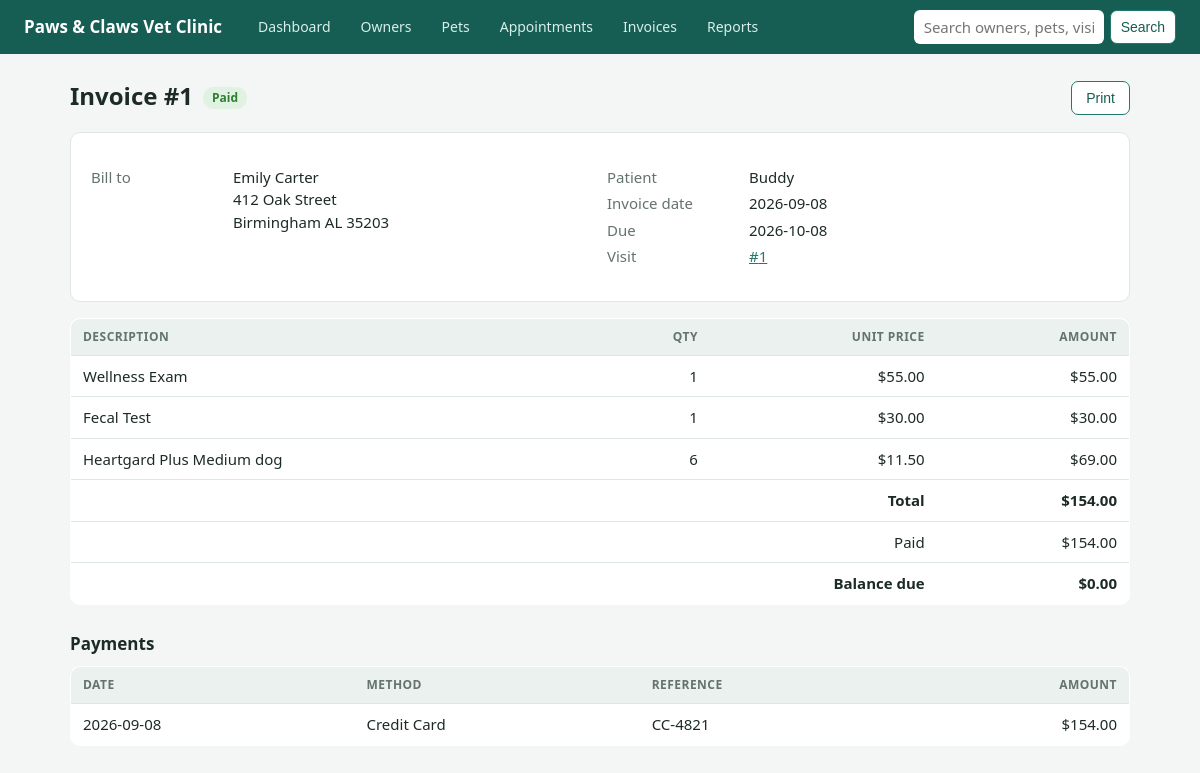
Page /invoices/1 on the committed database.
### tables this page shows
CREATE TABLE invoice (
    invoice_id      INTEGER PRIMARY KEY AUTOINCREMENT,
    appointment_id  INTEGER      NOT NULL UNIQUE,   -- one invoice per visit
    owner_id        INTEGER      NOT NULL,          -- bill-to party at time of billing
    invoice_date    DATE         NOT NULL,
    due_date        DATE         NOT NULL,
    status          VARCHAR(10)  NOT NULL DEFAULT 'Issued' CHECK (status IN ('Issued','Void')),
    CONSTRAINT ck_due CHECK (due_date >= invoice_date),
    CONSTRAINT fk_inv_appt FOREIGN KEY (appointment_id)
        REFERENCES appointment (appointment_id) ON UPDATE CASCADE ON DELETE RESTRICT,
    CONSTRAINT fk_inv_owner FOREIGN KEY (owner_id)
        REFERENCES owner (owner_id) ON UPDATE CASCADE ON DELETE RESTRICT
);

CREATE TABLE owner (
    owner_id        INTEGER PRIMARY KEY AUTOINCREMENT,
    first_name      VARCHAR(40)  NOT NULL,
    last_name       VARCHAR(40)  NOT NULL,
    phone           VARCHAR(20)  NOT NULL,
    email           VARCHAR(100) UNIQUE,
    street          VARCHAR(100),
    city            VARCHAR(50),
    state           CHAR(2),
    zip_code        VARCHAR(10),
    registered_date DATE         NOT NULL DEFAULT (date('now'))
);

CREATE TABLE pet (
    pet_id          INTEGER PRIMARY KEY AUTOINCREMENT,
    owner_id        INTEGER      NOT NULL,          -- exactly one primary owner
    breed_id        INTEGER      NOT NULL,          -- species is reached through breed
    pet_name        VARCHAR(40)  NOT NULL,
    sex             CHAR(1)      NOT NULL CHECK (sex IN ('M','F')),
    birth_date      DATE,
    color           VARCHAR(40),
    weight_kg       DECIMAL(5,2) CHECK (weight_kg > 0),
    microchip_no    VARCHAR(20)  UNIQUE,
    status          VARCHAR(12)  NOT NULL DEFAULT 'Active'
        CHECK (status IN ('Active','Deceased','Transferred')),
    CONSTRAINT fk_pet_owner FOREIGN KEY (owner_id)
        REFERENCES owner (owner_id) ON UPDATE CASCADE ON DELETE RESTRICT,
    CONSTRAINT fk_pet_breed FOREIGN KEY (breed_id)
        REFERENCES breed (breed_id) ON UPDATE CASCADE ON DELETE RESTRICT
);

CREATE TABLE invoice_line (
    line_id         INTEGER PRIMARY KEY AUTOINCREMENT,
    invoice_id      INTEGER      NOT NULL,
    treatment_id    INTEGER      UNIQUE,            -- a treatment is billed at most once
    prescription_id INTEGER      UNIQUE,            -- a prescription is billed at most once
    quantity        INTEGER      NOT NULL DEFAULT 1 CHECK (quantity > 0),
    unit_price      DECIMAL(8,2) NOT NULL CHECK (unit_price >= 0),   -- price snapshot
    -- exactly one of the two billable items must be present (exclusive arc)
    CONSTRAINT ck_line_item CHECK (
        (treatment_id IS NOT NULL AND prescription_id IS NULL) OR
        (treatment_id IS NULL AND prescription_id IS NOT NULL)),
    CONSTRAINT fk_line_inv FOREIGN KEY (invoice_id)
        REFERENCES invoice (invoice_id) ON UPDATE CASCADE ON DELETE CASCADE,
    CONSTRAINT fk_line_trt FOREIGN KEY (treatment_id)
        REFERENCES treatment (treatment_id) ON UPDATE CASCADE ON DELETE RESTRICT,
    CONSTRAINT fk_line_rx FOREIGN KEY (prescription_id)
        REFERENCES prescription (prescription_id) ON UPDATE CASCADE ON DELETE RESTRICT
);

CREATE TABLE payment (
    payment_id      INTEGER PRIMARY KEY AUTOINCREMENT,
    invoice_id      INTEGER      NOT NULL,
    payment_date    DATE         NOT NULL,
    amount          DECIMAL(8,2) NOT NULL CHECK (amount > 0),
    method          VARCHAR(15)  NOT NULL
        CHECK (method IN ('Cash','Credit Card','Debit Card','Check','Online')),
    reference_no    VARCHAR(30),
    CONSTRAINT fk_pay_inv FOREIGN KEY (invoice_id)
        REFERENCES invoice (invoice_id) ON UPDATE CASCADE ON DELETE RESTRICT
);

### app/app.py (the view)
@app.route("/invoices/<int:iid>")
def invoice_detail(iid):
    inv = q("""SELECT i.*, o.first_name||' '||o.last_name owner, o.street, o.city, o.state, o.zip_code, p.pet_name
               FROM v_invoice_summary i JOIN owner o USING(owner_id)
               JOIN appointment a ON a.appointment_id=i.appointment_id JOIN pet p ON p.pet_id=a.pet_id
               WHERE i.invoice_id=?""", (iid,), True)
    if not inv:
        return "Invoice not found", 404
    lines = q("""SELECT l.*, l.quantity*l.unit_price amount,
                 COALESCE(s.service_name, m.medication_name||' '||m.strength) description
                 FROM invoice_line l
                 LEFT JOIN treatment t ON t.treatment_id=l.treatment_id LEFT JOIN service s ON s.service_id=t.service_id
                 LEFT JOIN prescription r ON r.prescription_id=l.prescription_id LEFT JOIN medication m ON m.medication_id=r.medication_id
                 WHERE l.invoice_id=? ORDER BY l.line_id""", (iid,))
    pays = q("SELECT * FROM payment WHERE invoice_id=? ORDER BY payment_date, payment_id", (iid,))
    return render_template("invoice_detail.html", inv=inv, lines=lines, pays=pays, today=date.today().isoformat())

### app/app.py (called while the page is built)
def db():
    if "db" not in g:
        g.db = sqlite3.connect(DB)
        g.db.row_factory = sqlite3.Row
        g.db.execute("PRAGMA foreign_keys = ON")
    return g.db

def q(sql, args=(), one=False):
    cur = db().execute(sql, args)
    rows = cur.fetchall()
    return (rows[0] if rows else None) if one else rows

@app.template_filter("money")
def money(v):
    return f"${(v or 0):,.2f}"

    @staticmethod
    def today():
        v = os.environ.get("VET_TODAY")
        return _date.fromisoformat(v) if v else _date.today()

### app/templates/invoice_detail.html (shortened to what this page needs)
{% extends "base.html" %}{% block body %}
<div class="bar"><h1>Invoice #{{ inv.invoice_id }}</h1><span class="tag {{ inv.payment_status.replace(' ','-') }}">{{ inv.payment_status }}</span><button class="btn sec noprint" onclick="window.print()">Print</button></div>
<div class="card grid g2"><dl class="kv"><dt>Bill to</dt><dd>{{ inv.owner }}<br>{{ inv.street or '' }}<br>{{ inv.city or '' }} {{ inv.state or '' }} {{ inv.zip_code or '' }}</dd></dl>
<dl class="kv"><dt>Patient</dt><dd>{{ inv.pet_name }}</dd><dt>Invoice date</dt><dd>{{ inv.invoice_date }}</dd><dt>Due</dt><dd>{{ inv.due_date }}</dd><dt>Visit</dt><dd><a href="{{ url_for('appointment_detail', aid=inv.appointment_id) }}">#{{ inv.appointment_id }}</a></dd></dl></div>
<table><tr><th>Description</th><th class="num">Qty</th><th class="num">Unit price</th><th class="num">Amount</th></tr>
{% for l in lines %}<tr><td>{{ l.description }}</td><td class="num">{{ l.quantity }}</td><td class="num">{{ l.unit_price|money }}</td><td class="num">{{ l.amount|money }}</td></tr>{% else %}<tr><td colspan="4" class="empty">No billable items yet.</td></tr>{% endfor %}
<tr><td colspan="3" class="num"><b>Total</b></td><td class="num"><b>{{ inv.total_amount|money }}</b></td></tr>
<tr><td colspan="3" class="num">Paid</td><td class="num">{{ inv.amount_paid|money }}</td></tr><tr><td colspan="3" class="num"><b>Balance due</b></td><td class="num"><b>{{ inv.balance_due|money }}</b></td></tr></table>
<h2>Payments</h2><table><tr><th>Date</th><th>Method</th><th>Reference</th><th class="num">Amount</th></tr>
{% for p in pays %}<tr><td>{{ p.payment_date }}</td><td>{{ p.method }}</td><td>{{ p.reference_no or '' }}</td><td class="num">{{ p.amount|money }}</td></tr>{% else %}<tr><td colspan="4" class="empty">No payments recorded.</td></tr>{% endfor %}</table>
{% endblock %}

### app/static/style.css (style rules this page uses)
:root { --bg:#f4f6f5;--card:#fff;--ink:#1d2b28;--mute:#64736f;--brand:#1f7a6d;--brand-d:#165d53;--line:#dfe6e3;--bad:#b3261e;--ok:#2e7d32;--warn:#b26a00 }
* { box-sizing:border-box }
body { margin:0;font:15px/1.5 system-ui,-apple-system,"Segoe UI",Roboto,sans-serif;background:var(--bg);color:var(--ink) }
h1 { font-size:24px;margin:0 0 4px }
h2 { font-size:17px;margin:26px 0 10px }
.card { background:var(--card);border:1px solid var(--line);border-radius:10px;padding:18px 20px;margin-bottom:16px }
.grid { display:grid;gap:14px }
.g2 { grid-template-columns:1fr 1fr }
table { width:100%;border-collapse:collapse;background:var(--card);border:1px solid var(--line);border-radius:10px;overflow:hidden }
th { background:#eaf1ef;text-align:left;font-size:12px;text-transform:uppercase;letter-spacing:.04em;color:var(--mute);padding:9px 12px }
td { padding:9px 12px;border-top:1px solid var(--line);vertical-align:top }
td.num,th.num { text-align:right;font-variant-numeric:tabular-nums }
a { color:var(--brand) }
.btn { display:inline-block;background:var(--brand);color:#fff;border:0;border-radius:7px;padding:8px 14px;font-size:14px;cursor:pointer;text-decoration:none }
.btn.sec { background:#fff;color:var(--brand-d);border:1px solid var(--brand) }
.bar { display:flex;gap:10px;align-items:center;margin-bottom:14px;flex-wrap:wrap }
.tag { display:inline-block;padding:2px 9px;border-radius:99px;font-size:12px;font-weight:600;background:#e8eeec;color:#44514e }
.tag.Completed,.tag.Paid,.tag.Active { background:#e0f2e1;color:var(--ok) }
.kv { display:grid;grid-template-columns:130px 1fr;gap:4px 12px }
.kv dt { color:var(--mute) }
.kv dd { margin:0 }

### rows in the picture
invoice: invoice_id "1", invoice_date "2026-09-08", due_date "2026-10-08", appointment_id "1"
owner: street "412 Oak Street", city "Birmingham"
pet: pet_name "Buddy"
invoice_line: description "Wellness Exam", quantity "1", unit_price "$55.00", amount "$55.00"
invoice_line: description "Fecal Test", quantity "1", unit_price "$30.00", amount "$30.00"
invoice_line: description "Heartgard Plus Medium dog", quantity "6", unit_price "$11.50", amount "$69.00"
payment: payment_date "2026-09-08", method "Credit Card", reference_no "CC-4821", amount "$154.00"

### other values in the picture
{{ inv.payment_status }} "Paid"
{{ inv.owner }} "Emily Carter"
{{ inv.state or '' }} "AL"
{{ inv.zip_code or '' }} "35203"
{{ inv.total_amount|money }} "$154.00"
{{ inv.amount_paid|money }} "$154.00"
{{ inv.balance_due|money }} "$0.00"
